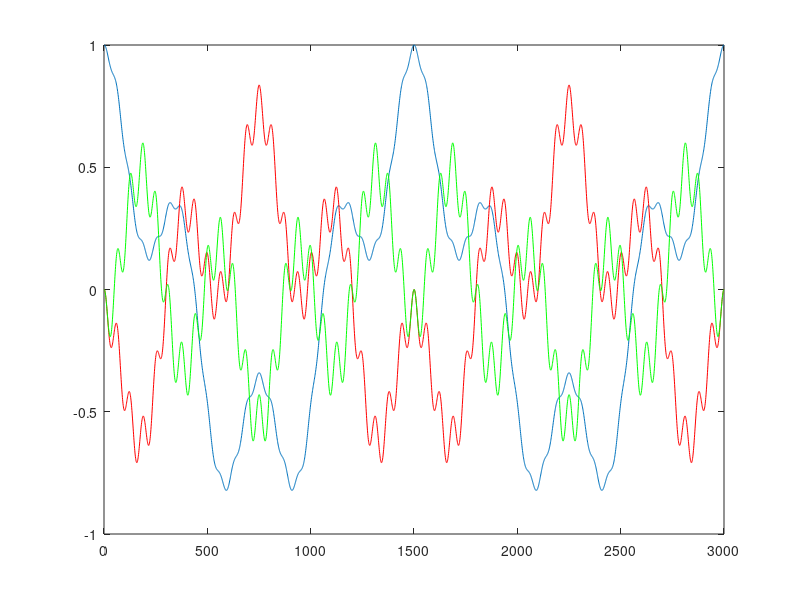
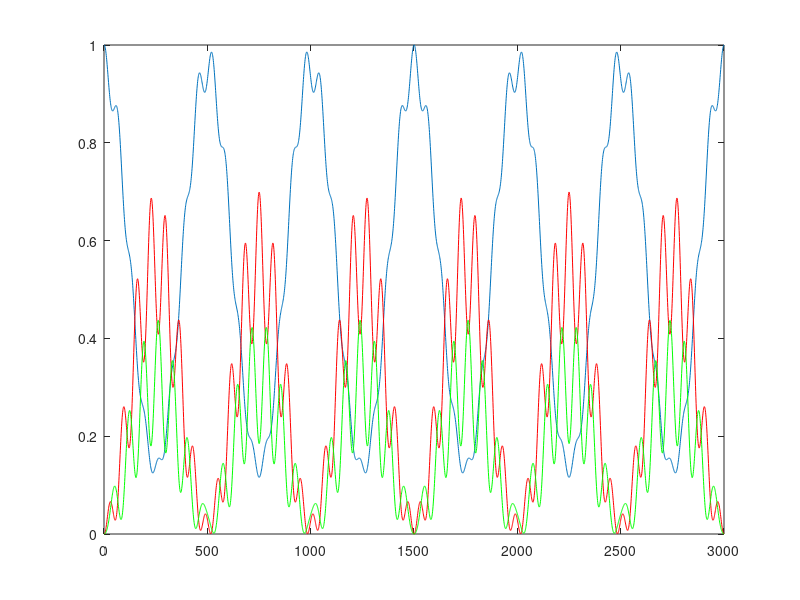

These figures' MATLAB source, in order:
clear all; close all

%Set up mass/flacor mixing matrix
t12 = 0.5*(asin(sqrt(0.861)));
t13 = 0.5*(asin(sqrt(0.092)));
t23 = 0.5*(asin(sqrt(0.97)));

s12 = sin(t12); c12 = cos(t12);
s13 = sin(t13); c13 = cos(t13);
s23 = sin(t23); c23 = cos(t23);

ut1 = [1 0 0; 0 c23 s23; 0 -s23 c23];
ut2 = [c13 0 s13; 0 1 0; -s13 0 c13];
ut3 = [c12 s12 0; -s12 c12 0; 0 0 1];

ut = ut1*ut2*ut3;

%Find inverse to resolve flavor (1) state to mass states
%(Apparently I don't beleive this transformation is unitary, so instead of
%just transposing it I'll let MATLAB calculate the inverse)
uti = inv(ut);

%Calculate the mass state mixture at t=0
m_f1 = uti*[1; 0; 0];

%Propagate the energy states forward in time from t=0
t=linspace(0,4*pi, 3000);
m1 = [1 0 0]*m_f1*exp(-1i*t);
m2 = [0 1 0]*m_f1*exp(-4i*t);
m3 = [0 0 1]*m_f1*exp(-24i*t);

%Calculate flavor mixtures from mass states
f = ut*[m1; m2; m3];
f1 = f(1,:);
f2 = f(2,:)
f3 = f(3,:);

%Calculate flavor probabilities
p100 = f1.*conj(f1);
p010 = f2.*conj(f2);
p001 = f3.*conj(f3);

%Plot amplitude
figure; plot(real(f1))
hold on; plot(real(f2), 'r')
hold on; plot(real(f3),'g')

%Plot probability
figure; plot(p100)
hold on; plot(p010, 'r')
hold on; plot(p001, 'g')
